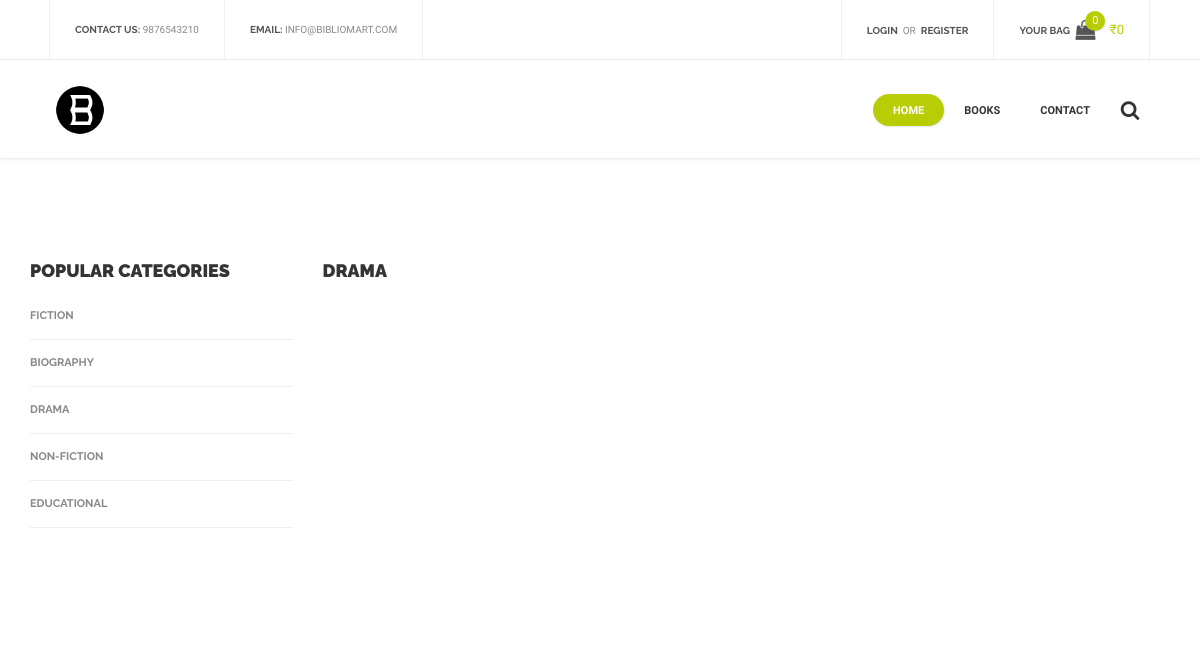
The page /books/Drama on the database its author committed.
### models.py (models this page shows, shortened)
class Category(db.Model):
    __tablename__ = "category"
    id = db.Column(db.String, primary_key=True)
    name = db.Column(db.String, nullable=False)

### app.py (the view)
@app.route('/books', methods = ['GET', 'POST'])
@app.route('/books/<category>', methods = ['GET', 'POST'])
def product_list_page(category=''):
    categories = Category.query.all()
    if current_user.is_authenticated:
        cart = g.user.cart.first()
        if not cart:
            cart = Cart(g.user.id)
    else:
        cart=None
    if category:
        selected_category = Category.query.filter_by(name=category)
        if not selected_category:
            return redirect(urlfor('error_404'))
        else:
            books = Book.query.filter(Book.category.has(name=category)).all()
    else:
        books = Book.query.all()
    page = category.capitalize()
    return render_template('products_list.html',page=page, categories=categories, books=books, cart=cart)

### app.py (called while the page is built)
@app.before_request
def before_request():
    g.user = current_user

### templates/products_list.html (shortened to what this page needs)
<!DOCTYPE html>
<html lang="en">
<head>
    <link href="{{ url_for('static', filename='css/bootstrap.min.css')}}" rel="stylesheet">
    <link href="{{ url_for('static', filename='css/bootstrap.extension.css')}}" rel="stylesheet">
    <link href="{{ url_for('static', filename='css/style.css')}}" rel="stylesheet">
    <link href="{{ url_for('static', filename='css/swiper.css')}}" rel="stylesheet">
    <link href="{{ url_for('static', filename='css/sumoselect.css')}}" rel="stylesheet">
    <link href="{{ url_for('static', filename='css/font-awesome.min.css')}}" rel="stylesheet">
</head>
<body class="fonts-1">
    <div id="content-block">
        {% include 'header.html' %}
        <div class="container">
            <div class="empty-space col-xs-b15 col-sm-b50 col-md-b100"></div>
            <div class="row">
                <div class="col-md-9 col-md-push-3">
                    <div class="align-inline spacing-1">
                        <div class="h4">{{page}}</div>
                    </div>
                    <div class="empty-space col-xs-b25 col-sm-b60"></div>
                </div>
                <div class="col-md-3 col-md-pull-9">
                    <div class="h4 col-xs-b10">popular categories</div>
                    <ul class="categories-menu transparent">
                        {% for i in categories %}
                        <li>
                            <a href="/books/{{i.name}}">{{i.name}}</a>
                        </li>
                        {% endfor %}
                    </ul>
                </div>
            </div>
        </div>
        <div class="empty-space col-xs-b15 col-sm-b45"></div>
        <div class="empty-space col-md-b70"></div>
    </div>
</body>
</html>

### rows shown on the page
Category: name "DRAMA"
Category: name "FICTION"
Category: name "BIOGRAPHY"
Category: name "NON-FICTION"
Category: name "EDUCATIONAL"

### other values the page prints
{{ cart.book_count if cart.book_count else 0 }} "0"
{{ cart.total_price if cart.total_price else 0 }} "0"
